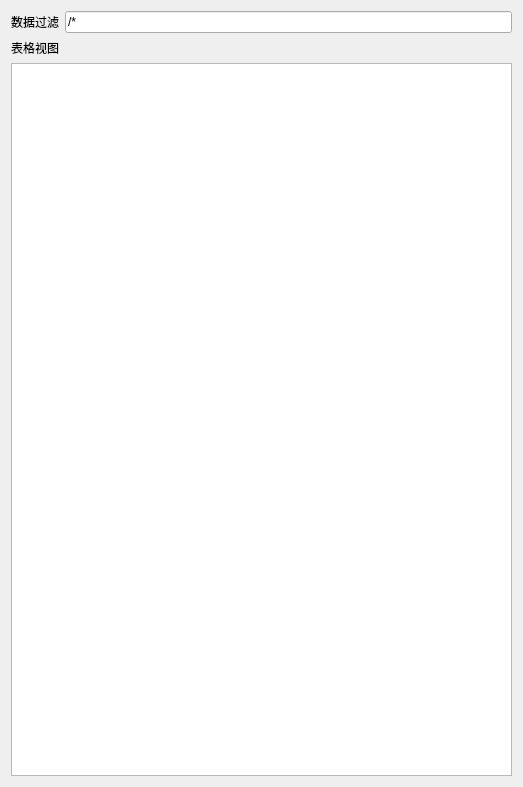
<?xml version="1.0" encoding="UTF-8"?>
<ui version="4.0">
 <class>TableView</class>
 <widget class="QWidget" name="TableView">
  <property name="geometry">
   <rect>
    <x>0</x>
    <y>0</y>
    <width>523</width>
    <height>787</height>
   </rect>
  </property>
  <property name="windowTitle">
   <string>表格视图</string>
  </property>
  <layout class="QVBoxLayout" name="verticalLayout">
   <item>
    <layout class="QHBoxLayout" name="horizontalLayout">
     <item>
      <widget class="QLabel" name="label_data_filter">
       <property name="text">
        <string>数据过滤</string>
       </property>
      </widget>
     </item>
     <item>
      <widget class="QLineEdit" name="lineEdit_data_filter">
       <property name="text">
        <string>/*</string>
       </property>
      </widget>
     </item>
    </layout>
   </item>
   <item>
    <widget class="QLabel" name="label">
     <property name="text">
      <string>表格视图</string>
     </property>
    </widget>
   </item>
   <item>
    <widget class="QTableView" name="tableView"/>
   </item>
  </layout>
 </widget>
 <resources/>
 <connections/>
</ui>
